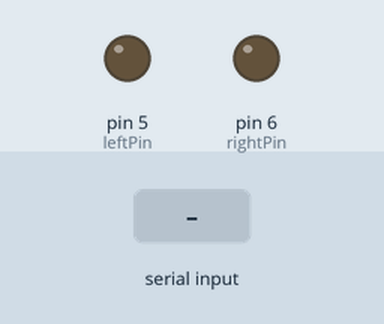
The sketch below on a simulated Arduino Uno, built with avr-gcc and run on an emulated ATmega328P. Shown: output pins drawn as LEDs (lit = HIGH). The test bench sets the inputs (shaded band). Pins used as bus, display or sensor lines are not drawn.

Above: at 1.2 s.
1.3 s: "L" received over Serial
At 1.47 s:
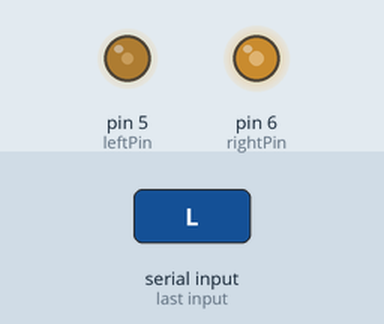
3.1 s: "R" received over Serial
At 3.27 s:
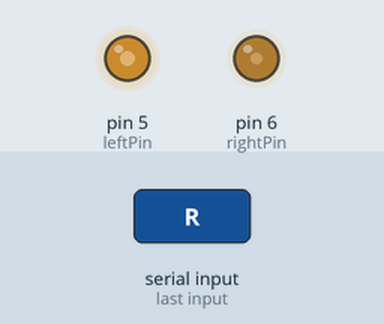
4.9 s: "F" received over Serial
At 6.1 s:
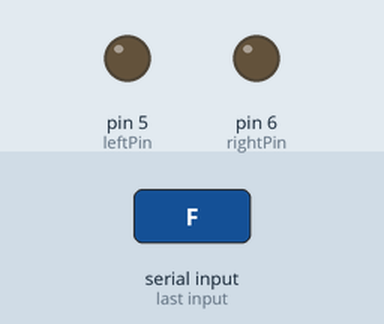
Timing chart, 0 to 7.9 s (numbered marks = the images above; inputs shaded):
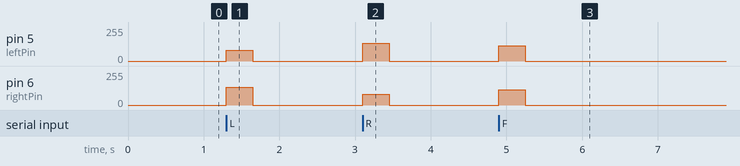

Measured:
- after the input at 1.3 s, pin 5 (leftPin): 0/255 → 80/255 at once, → 0/255 0.35 s later; pin 6 (rightPin): 0/255 → 135/255 at once, → 0/255 0.35 s later
- after the input at 3.1 s, pin 5 (leftPin): 0/255 → 135/255 at once, → 0/255 0.35 s later; pin 6 (rightPin): 0/255 → 80/255 at once, → 0/255 0.35 s later
- after the input at 4.9 s, pin 5 (leftPin), pin 6 (rightPin): 0/255 → 115/255 at once, → 0/255 0.35 s later

The sketch:

pi_object_follower.ino
```cpp
constexpr byte leftPin=5, rightPin=6, sleepPin=4;
constexpr unsigned long expiry=350;
unsigned long received=0;

void drive(byte left, byte right) {
  digitalWrite(sleepPin,left||right);
  analogWrite(leftPin,left);
  analogWrite(rightPin,right);
}
void setup() {
  pinMode(leftPin,OUTPUT);
  pinMode(rightPin,OUTPUT);
  pinMode(sleepPin,OUTPUT);
  drive(0,0);
  Serial.begin(115200);
}
void loop() {
  int next=-1;
  while (Serial.available()) next=Serial.read();
  if (next>=0) {
    received=millis();
    switch (next) {
      case 'L': drive(80,135); break;
      case 'R': drive(135,80); break;
      case 'F': drive(115,115); break;
      default: drive(0,0); break;
    }
  }
  if (millis()-received>=expiry) drive(0,0);
}
```
